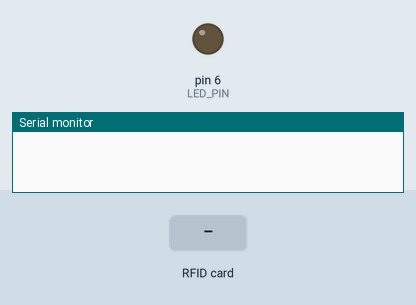
This sketch was run on a simulated Arduino Uno, built with avr-gcc and run on an emulated ATmega328P. Parts: output pins drawn as LEDs (lit = HIGH), the last lines printed to the serial monitor. Dashed ring = blinking. The inputs (shaded band) are chosen by the test bench. No radio packets arrive unless stated; pins used as bus, display or sensor lines are not drawn.

Above: at 1.2 s.
1.3 s: RFID card 53 67 AC 75 held to the reader
At 2.3 s:
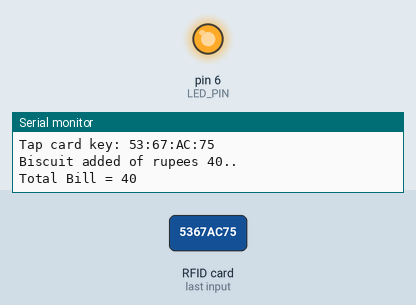
4.3 s: RFID card E5 04 D1 65 held to the reader
At 5.5 s:
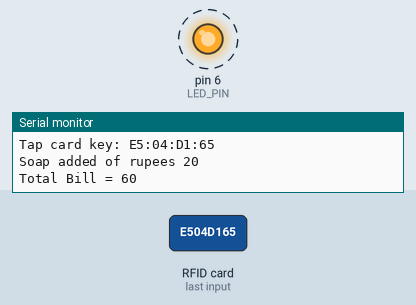
5.8 s: RFID card EE 44 37 62 held to the reader
Timing chart, 0 to 10.0 s (numbered marks = the images above; inputs shaded):
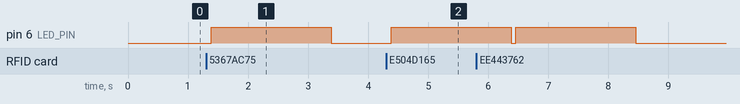

Measured:
- after the input at 1.3 s, pin 6 (LED_PIN): LOW → HIGH after 0.08 s, → LOW 2.0 s later
- after the input at 4.3 s, pin 6 (LED_PIN): LOW → HIGH after 0.08 s

The sketch:

transmitter.ino
```cpp
#include "MFRC522.h"
#include "SPI.h"
#include <VirtualWire.h>

#define SS_PIN 10


#define RST_PIN 9
#define LED_PIN 6
const int transmit_pin = 3;
const int receive_pin = 0;

MFRC522 rfid(SS_PIN, RST_PIN);
int count=0;
int count1=0;
int count2=0;
int count3=0;

int sum=0;

MFRC522::MIFARE_Key key;


void setup() {
    Serial.begin(9600);
    SPI.begin();
    rfid.PCD_Init();
    pinMode(LED_PIN, OUTPUT);
    vw_set_tx_pin(transmit_pin);
  vw_set_rx_pin(receive_pin);
  vw_setup(2000);
}

void loop() {
  if (!rfid.PICC_IsNewCardPresent() || !rfid.PICC_ReadCardSerial())
    return;

  // Serial.print(F("PICC type: "));
  MFRC522::PICC_Type piccType = rfid.PICC_GetType(rfid.uid.sak);
  // Serial.println(rfid.PICC_GetTypeName(piccType));

  // Check is the PICC of Classic MIFARE type
  if (piccType != MFRC522::PICC_TYPE_MIFARE_MINI &&
    piccType != MFRC522::PICC_TYPE_MIFARE_1K &&
    piccType != MFRC522::PICC_TYPE_MIFARE_4K) {
    Serial.println(F("Your tag is not of type MIFARE Classic."));
    return;
  }
Serial.println("done");
  String strID = "";
  for (byte i = 0; i < 4; i++) {
    strID +=
    (rfid.uid.uidByte[i] < 0x10 ? "0" : "") +
    String(rfid.uid.uidByte[i], HEX) +
    (i!=3 ? ":" : "");
  }
  strID.toUpperCase();
  Serial.println(strID);
  int n = strID.length();

    // declaring character array
    char array[n+1];

    // copying the contents of the
    // string to char array
    strcpy(array, strID.c_str());
 // char envioXY[]="";
//for(int i=0;i<12;i++){
  //  envioXY[i]=strID[i];
//}
  //sprintf(envioXY,"%d,%d",envioX,envioY);

 // vw_send((uint8_t *)envioXY, strlen(envioXY)); //vw_send(message, length)

 vw_send(( uint8_t *)array, 12);
 vw_wait_tx();
 Serial.println("done");

  Serial.print("Tap card key: ");
  Serial.println(strID);

   if(strID == "53:67:AC:75") //price =40
 {
  count++;

  if(count%2 == 0)
  {
    Serial.println("Biscuit removed");
    sum=sum-40;
  Serial.print("Total Bill = " );
   Serial.println(sum);

        digitalWrite(LED_PIN, HIGH);
    delay(200);
    digitalWrite(LED_PIN, LOW);

  }
  else
  {Serial.println("Biscuit added of rupees 40..");
     sum=sum+40;
  Serial.print("Total Bill = " );
   Serial.println(sum);
      digitalWrite(LED_PIN, HIGH);
    delay(2000);
    digitalWrite(LED_PIN, LOW);
  }
  }
    else if(strID == "E5:04:D1:65")
{
  count1++;

  if(count1%2 == 0)
  {
    Serial.println("Soap removed");
       sum=sum-20;
  Serial.print("Total Bill = " );
   Serial.println(sum);
        digitalWrite(LED_PIN, HIGH);
    delay(200);
    digitalWrite(LED_PIN, LOW);

  }
  else
  {Serial.println("Soap added of rupees 20");
     sum=sum+20;
  Serial.print("Total Bill = " );
   Serial.println(sum);
      digitalWrite(LED_PIN, HIGH);
    delay(2000);
    digitalWrite(LED_PIN, LOW);
  }
}
      else if(strID == "EE:44:37:62")
{
  count2++;

  if(count2%2 == 0)
  {
    Serial.println("Soap removed");
       sum=sum-20;
  Serial.print("Total Bill = " );
   Serial.println(sum);
        digitalWrite(LED_PIN, HIGH);
    delay(200);
    digitalWrite(LED_PIN, LOW);

  }
  else
  {Serial.println("Soap added of rupees 20");
     sum=sum+20;
  Serial.print("Total Bill = " );
   Serial.println(sum);
      digitalWrite(LED_PIN, HIGH);
    delay(2000);
    digitalWrite(LED_PIN, LOW);
  }
}
    else if(strID == "E3:00:C3:E9")
{
  count3++;

  if(count3%2 == 0)
  {
    Serial.println("shampoo removed");
       sum=sum-10;
  Serial.print("Total Bill = " );
   Serial.println(sum);
        digitalWrite(LED_PIN, HIGH);
    delay(200);
    digitalWrite(LED_PIN, LOW);

  }
  else
  {Serial.println("Shampoo added of rupees 10");
     sum=sum+10;
  Serial.print("Total Bill = " );
   Serial.println(sum);
      digitalWrite(LED_PIN, HIGH);
    delay(2000);
    digitalWrite(LED_PIN, LOW);
  }
}


  rfid.PICC_HaltA();
  rfid.PCD_StopCrypto1();
}
```
